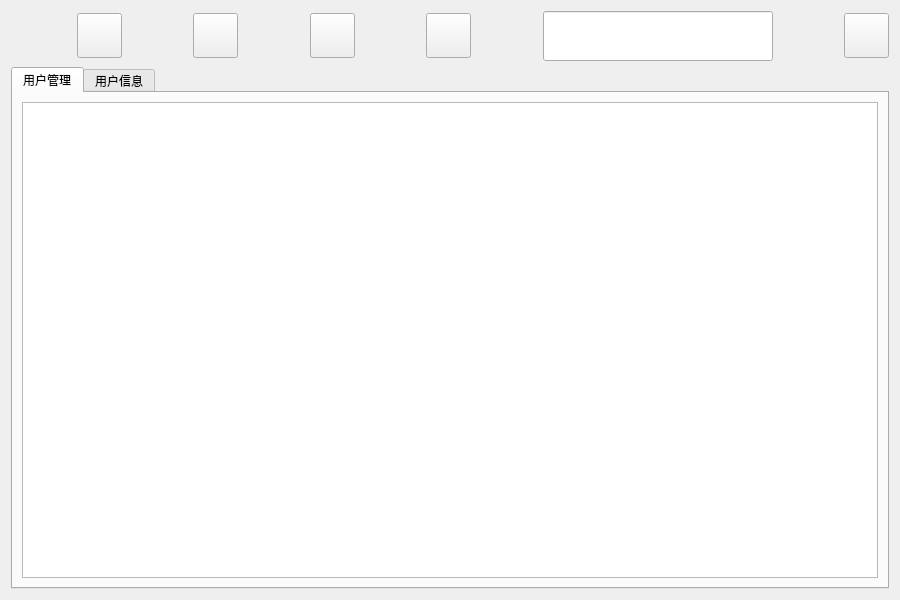
<?xml version="1.0" encoding="UTF-8"?>
<ui version="4.0">
 <class>LoginWidget</class>
 <widget class="QWidget" name="LoginWidget">
  <property name="geometry">
   <rect>
    <x>0</x>
    <y>0</y>
    <width>900</width>
    <height>600</height>
   </rect>
  </property>
  <property name="minimumSize">
   <size>
    <width>900</width>
    <height>600</height>
   </size>
  </property>
  <property name="maximumSize">
   <size>
    <width>900</width>
    <height>600</height>
   </size>
  </property>
  <property name="windowTitle">
   <string>Form</string>
  </property>
  <layout class="QGridLayout" name="gridLayout_3">
   <item row="0" column="0">
    <layout class="QVBoxLayout" name="verticalLayout">
     <item>
      <layout class="QHBoxLayout" name="horizontalLayout">
       <item>
        <spacer name="horizontalSpacer_6">
         <property name="orientation">
          <enum>Qt::Horizontal</enum>
         </property>
         <property name="sizeHint" stdset="0">
          <size>
           <width>20</width>
           <height>20</height>
          </size>
         </property>
        </spacer>
       </item>
       <item>
        <widget class="QPushButton" name="AddBtn">
         <property name="minimumSize">
          <size>
           <width>45</width>
           <height>45</height>
          </size>
         </property>
         <property name="maximumSize">
          <size>
           <width>45</width>
           <height>45</height>
          </size>
         </property>
         <property name="text">
          <string/>
         </property>
        </widget>
       </item>
       <item>
        <spacer name="horizontalSpacer_2">
         <property name="orientation">
          <enum>Qt::Horizontal</enum>
         </property>
         <property name="sizeHint" stdset="0">
          <size>
           <width>13</width>
           <height>47</height>
          </size>
         </property>
        </spacer>
       </item>
       <item>
        <widget class="QPushButton" name="DelBtn">
         <property name="minimumSize">
          <size>
           <width>45</width>
           <height>45</height>
          </size>
         </property>
         <property name="maximumSize">
          <size>
           <width>45</width>
           <height>45</height>
          </size>
         </property>
         <property name="text">
          <string/>
         </property>
        </widget>
       </item>
       <item>
        <spacer name="horizontalSpacer_3">
         <property name="orientation">
          <enum>Qt::Horizontal</enum>
         </property>
         <property name="sizeHint" stdset="0">
          <size>
           <width>13</width>
           <height>47</height>
          </size>
         </property>
        </spacer>
       </item>
       <item>
        <widget class="QPushButton" name="ModBtn">
         <property name="minimumSize">
          <size>
           <width>45</width>
           <height>45</height>
          </size>
         </property>
         <property name="maximumSize">
          <size>
           <width>45</width>
           <height>45</height>
          </size>
         </property>
         <property name="text">
          <string/>
         </property>
        </widget>
       </item>
       <item>
        <spacer name="horizontalSpacer_4">
         <property name="orientation">
          <enum>Qt::Horizontal</enum>
         </property>
         <property name="sizeHint" stdset="0">
          <size>
           <width>13</width>
           <height>47</height>
          </size>
         </property>
        </spacer>
       </item>
       <item>
        <widget class="QPushButton" name="SaveBtn">
         <property name="minimumSize">
          <size>
           <width>45</width>
           <height>45</height>
          </size>
         </property>
         <property name="maximumSize">
          <size>
           <width>45</width>
           <height>45</height>
          </size>
         </property>
         <property name="text">
          <string/>
         </property>
        </widget>
       </item>
       <item>
        <spacer name="horizontalSpacer_5">
         <property name="orientation">
          <enum>Qt::Horizontal</enum>
         </property>
         <property name="sizeHint" stdset="0">
          <size>
           <width>13</width>
           <height>47</height>
          </size>
         </property>
        </spacer>
       </item>
       <item>
        <widget class="QLineEdit" name="SearchEdit">
         <property name="minimumSize">
          <size>
           <width>230</width>
           <height>50</height>
          </size>
         </property>
         <property name="maximumSize">
          <size>
           <width>230</width>
           <height>50</height>
          </size>
         </property>
        </widget>
       </item>
       <item>
        <spacer name="horizontalSpacer">
         <property name="orientation">
          <enum>Qt::Horizontal</enum>
         </property>
         <property name="sizeHint" stdset="0">
          <size>
           <width>13</width>
           <height>47</height>
          </size>
         </property>
        </spacer>
       </item>
       <item>
        <widget class="QPushButton" name="ExitBtn">
         <property name="minimumSize">
          <size>
           <width>45</width>
           <height>45</height>
          </size>
         </property>
         <property name="maximumSize">
          <size>
           <width>45</width>
           <height>45</height>
          </size>
         </property>
         <property name="styleSheet">
          <string notr="true"/>
         </property>
         <property name="text">
          <string/>
         </property>
        </widget>
       </item>
      </layout>
     </item>
     <item>
      <widget class="QTabWidget" name="AdminTabWidget">
       <property name="currentIndex">
        <number>0</number>
       </property>
       <widget class="QWidget" name="tab">
        <attribute name="title">
         <string>用户管理</string>
        </attribute>
        <layout class="QGridLayout" name="gridLayout">
         <item row="0" column="0">
          <widget class="QTableView" name="AdminTableView"/>
         </item>
        </layout>
       </widget>
       <widget class="QWidget" name="tab_2">
        <attribute name="title">
         <string>用户信息</string>
        </attribute>
        <layout class="QGridLayout" name="gridLayout_2">
         <item row="0" column="0">
          <widget class="QTableView" name="MessagetableView">
           <attribute name="verticalHeaderShowSortIndicator" stdset="0">
            <bool>false</bool>
           </attribute>
          </widget>
         </item>
        </layout>
       </widget>
      </widget>
     </item>
    </layout>
   </item>
  </layout>
 </widget>
 <resources/>
 <connections/>
</ui>
